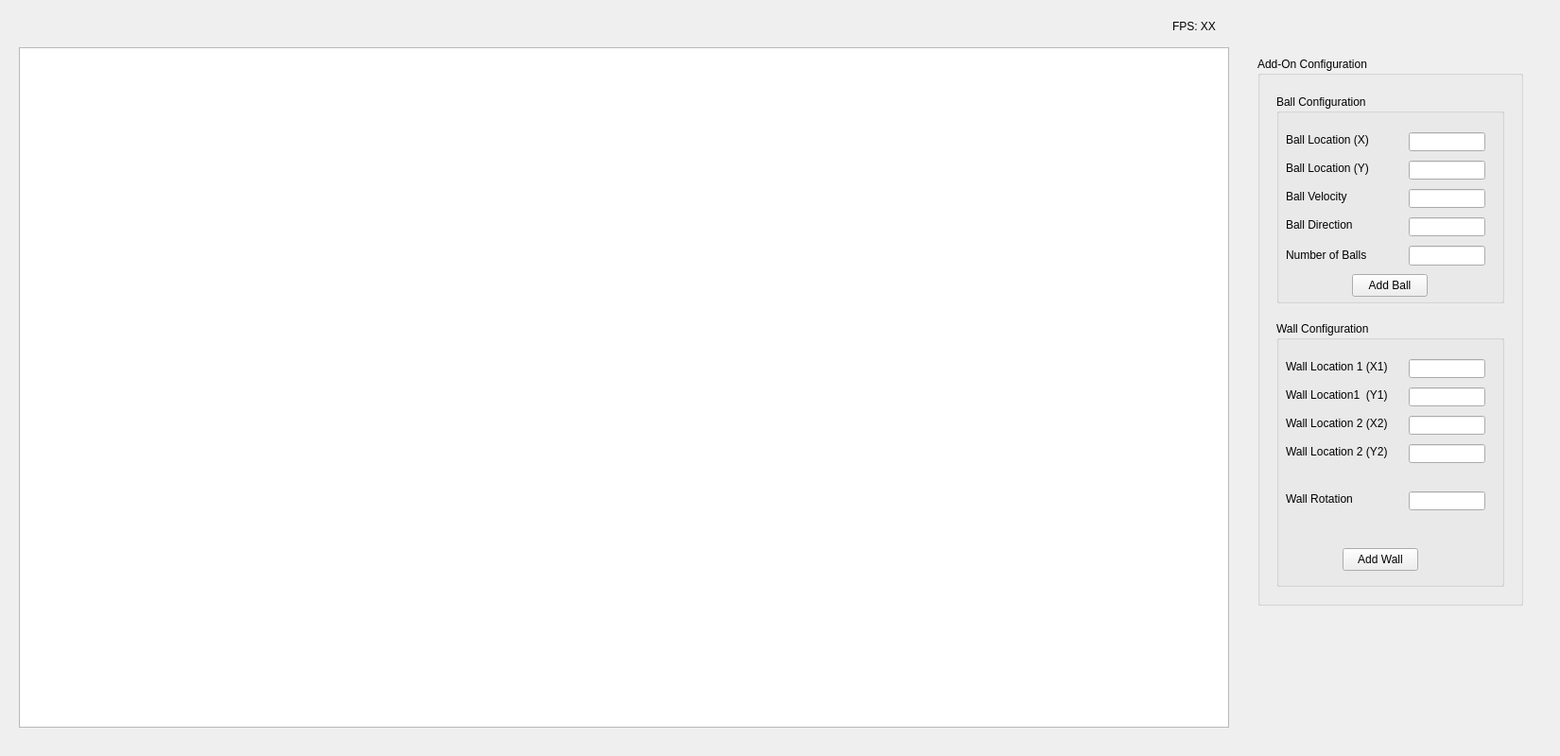
<?xml version="1.0" encoding="UTF-8"?>
<ui version="4.0">
 <class>MainWindow</class>
 <widget class="QMainWindow" name="MainWindow">
  <property name="geometry">
   <rect>
    <x>0</x>
    <y>0</y>
    <width>1650</width>
    <height>800</height>
   </rect>
  </property>
  <property name="minimumSize">
   <size>
    <width>1650</width>
    <height>800</height>
   </size>
  </property>
  <property name="maximumSize">
   <size>
    <width>1650</width>
    <height>800</height>
   </size>
  </property>
  <property name="windowTitle">
   <string>MainWindow</string>
  </property>
  <widget class="QWidget" name="centralwidget">
   <widget class="QGroupBox" name="addonConfig">
    <property name="geometry">
     <rect>
      <x>1330</x>
      <y>60</y>
      <width>281</width>
      <height>581</height>
     </rect>
    </property>
    <property name="title">
     <string>Add-On Configuration</string>
    </property>
    <widget class="QGroupBox" name="ballConfig">
     <property name="geometry">
      <rect>
       <x>20</x>
       <y>40</y>
       <width>241</width>
       <height>221</height>
      </rect>
     </property>
     <property name="title">
      <string>Ball Configuration</string>
     </property>
     <widget class="QLabel" name="velocity">
      <property name="geometry">
       <rect>
        <x>10</x>
        <y>100</y>
        <width>71</width>
        <height>16</height>
       </rect>
      </property>
      <property name="text">
       <string>Ball Velocity</string>
      </property>
     </widget>
     <widget class="QLabel" name="direction">
      <property name="geometry">
       <rect>
        <x>10</x>
        <y>130</y>
        <width>71</width>
        <height>16</height>
       </rect>
      </property>
      <property name="text">
       <string>Ball Direction</string>
      </property>
     </widget>
     <widget class="QLineEdit" name="velocityInput">
      <property name="geometry">
       <rect>
        <x>140</x>
        <y>100</y>
        <width>81</width>
        <height>20</height>
       </rect>
      </property>
     </widget>
     <widget class="QLineEdit" name="directionInput">
      <property name="geometry">
       <rect>
        <x>140</x>
        <y>130</y>
        <width>81</width>
        <height>20</height>
       </rect>
      </property>
     </widget>
     <widget class="QPushButton" name="addBall">
      <property name="geometry">
       <rect>
        <x>80</x>
        <y>190</y>
        <width>80</width>
        <height>24</height>
       </rect>
      </property>
      <property name="text">
       <string>Add Ball</string>
      </property>
     </widget>
     <widget class="QLabel" name="locationX">
      <property name="geometry">
       <rect>
        <x>10</x>
        <y>40</y>
        <width>91</width>
        <height>16</height>
       </rect>
      </property>
      <property name="text">
       <string>Ball Location (X)</string>
      </property>
     </widget>
     <widget class="QLabel" name="locationY">
      <property name="geometry">
       <rect>
        <x>10</x>
        <y>70</y>
        <width>91</width>
        <height>16</height>
       </rect>
      </property>
      <property name="text">
       <string>Ball Location (Y)</string>
      </property>
     </widget>
     <widget class="QLineEdit" name="xInput">
      <property name="geometry">
       <rect>
        <x>140</x>
        <y>40</y>
        <width>81</width>
        <height>20</height>
       </rect>
      </property>
     </widget>
     <widget class="QLineEdit" name="yInput">
      <property name="geometry">
       <rect>
        <x>140</x>
        <y>70</y>
        <width>81</width>
        <height>20</height>
       </rect>
      </property>
     </widget>
     <widget class="QLabel" name="label">
      <property name="geometry">
       <rect>
        <x>10</x>
        <y>160</y>
        <width>91</width>
        <height>20</height>
       </rect>
      </property>
      <property name="text">
       <string>Number of Balls</string>
      </property>
     </widget>
     <widget class="QLineEdit" name="numBalls">
      <property name="geometry">
       <rect>
        <x>140</x>
        <y>160</y>
        <width>81</width>
        <height>21</height>
       </rect>
      </property>
     </widget>
    </widget>
    <widget class="QGroupBox" name="wallConfig">
     <property name="geometry">
      <rect>
       <x>20</x>
       <y>280</y>
       <width>241</width>
       <height>281</height>
      </rect>
     </property>
     <property name="title">
      <string>Wall Configuration</string>
     </property>
     <widget class="QLabel" name="x1Location">
      <property name="geometry">
       <rect>
        <x>10</x>
        <y>40</y>
        <width>111</width>
        <height>16</height>
       </rect>
      </property>
      <property name="text">
       <string>Wall Location 1 (X1)</string>
      </property>
     </widget>
     <widget class="QLabel" name="Rotation">
      <property name="geometry">
       <rect>
        <x>10</x>
        <y>180</y>
        <width>71</width>
        <height>16</height>
       </rect>
      </property>
      <property name="text">
       <string>Wall Rotation</string>
      </property>
     </widget>
     <widget class="QLineEdit" name="lineEdit_3">
      <property name="geometry">
       <rect>
        <x>140</x>
        <y>40</y>
        <width>81</width>
        <height>20</height>
       </rect>
      </property>
     </widget>
     <widget class="QLineEdit" name="lineEdit_4">
      <property name="geometry">
       <rect>
        <x>140</x>
        <y>180</y>
        <width>81</width>
        <height>20</height>
       </rect>
      </property>
     </widget>
     <widget class="QPushButton" name="pushButton_2">
      <property name="geometry">
       <rect>
        <x>70</x>
        <y>240</y>
        <width>80</width>
        <height>24</height>
       </rect>
      </property>
      <property name="text">
       <string>Add Wall</string>
      </property>
     </widget>
     <widget class="QLabel" name="y1Location">
      <property name="geometry">
       <rect>
        <x>10</x>
        <y>70</y>
        <width>111</width>
        <height>16</height>
       </rect>
      </property>
      <property name="text">
       <string>Wall Location1  (Y1)</string>
      </property>
     </widget>
     <widget class="QLineEdit" name="lineEdit_5">
      <property name="geometry">
       <rect>
        <x>140</x>
        <y>70</y>
        <width>81</width>
        <height>20</height>
       </rect>
      </property>
     </widget>
     <widget class="QLabel" name="x2Location">
      <property name="geometry">
       <rect>
        <x>10</x>
        <y>100</y>
        <width>111</width>
        <height>16</height>
       </rect>
      </property>
      <property name="text">
       <string>Wall Location 2 (X2)</string>
      </property>
     </widget>
     <widget class="QLabel" name="y2Location">
      <property name="geometry">
       <rect>
        <x>10</x>
        <y>130</y>
        <width>111</width>
        <height>16</height>
       </rect>
      </property>
      <property name="text">
       <string>Wall Location 2 (Y2)</string>
      </property>
     </widget>
     <widget class="QLineEdit" name="lineEdit_8">
      <property name="geometry">
       <rect>
        <x>140</x>
        <y>100</y>
        <width>81</width>
        <height>20</height>
       </rect>
      </property>
     </widget>
     <widget class="QLineEdit" name="lineEdit_9">
      <property name="geometry">
       <rect>
        <x>140</x>
        <y>130</y>
        <width>81</width>
        <height>20</height>
       </rect>
      </property>
     </widget>
    </widget>
   </widget>
   <widget class="QGraphicsView" name="field">
    <property name="geometry">
     <rect>
      <x>20</x>
      <y>50</y>
      <width>1280</width>
      <height>720</height>
     </rect>
    </property>
    <property name="minimumSize">
     <size>
      <width>1280</width>
      <height>720</height>
     </size>
    </property>
    <property name="maximumSize">
     <size>
      <width>1280</width>
      <height>720</height>
     </size>
    </property>
    <property name="alignment">
     <set>Qt::AlignCenter</set>
    </property>
   </widget>
   <widget class="QLabel" name="fpsCounterLabel">
    <property name="geometry">
     <rect>
      <x>1240</x>
      <y>20</y>
      <width>61</width>
      <height>16</height>
     </rect>
    </property>
    <property name="text">
     <string>FPS: XX </string>
    </property>
   </widget>
  </widget>
 </widget>
 <resources/>
 <connections/>
</ui>
